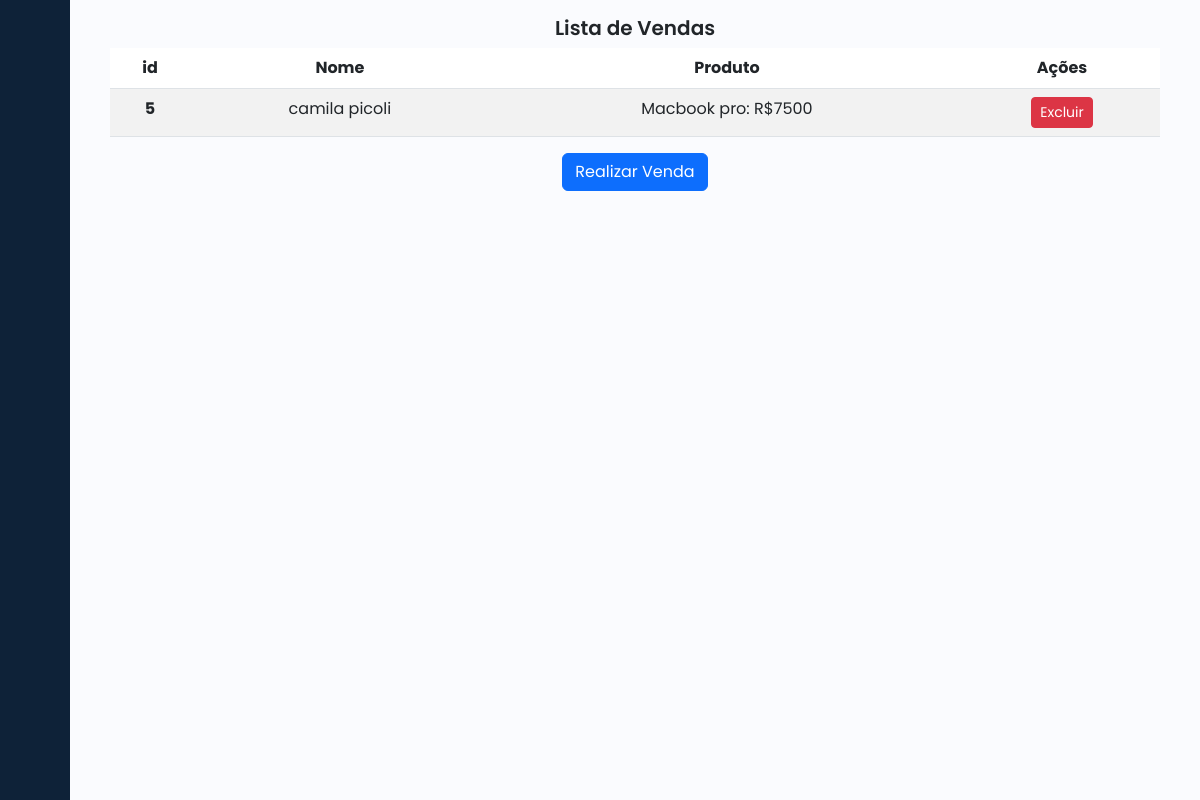
The page /vendas on the database as committed earlier.
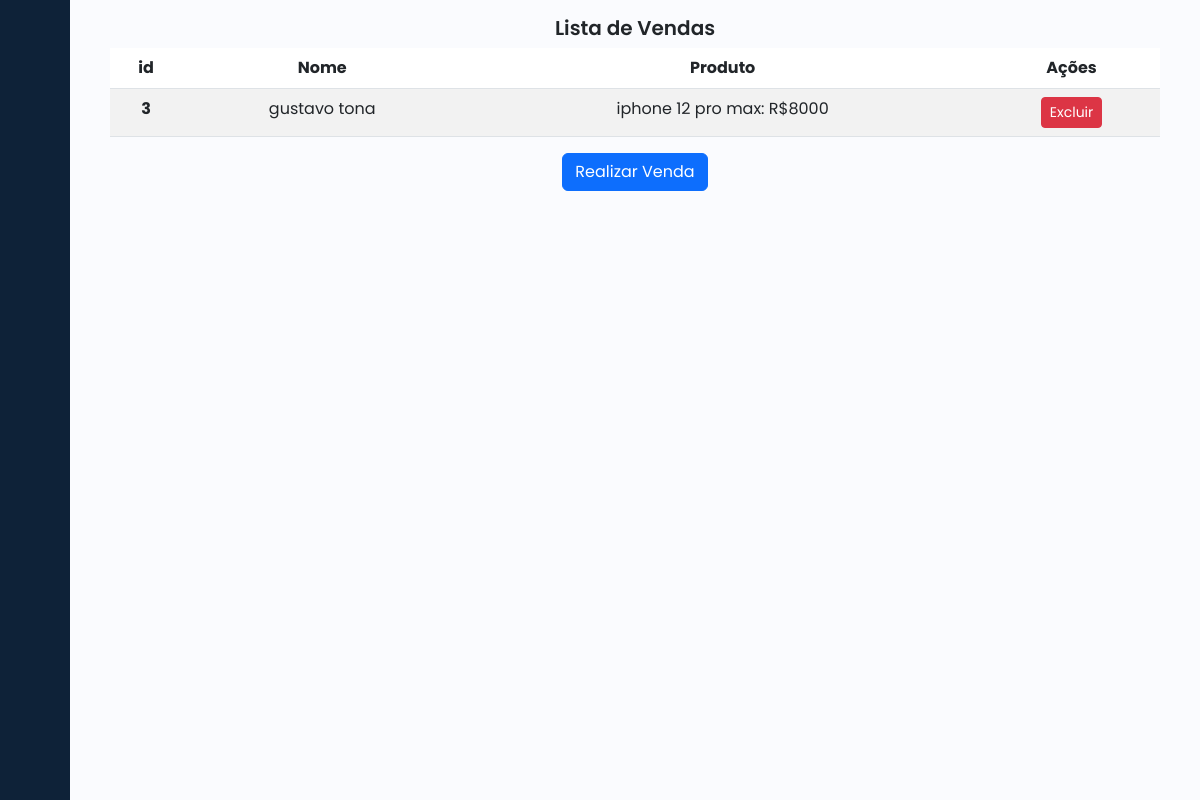
The same page on the database as committed later.
### vendas/models.py (models this page shows)
class Venda(models.Model):
     cliente = models.CharField(
          max_length=50
          )
     produto = models.CharField(
          max_length=50
          )
     cliente = models.ForeignKey(Cliente, on_delete=models.CASCADE)
     produto = models.ForeignKey(Produto, on_delete=models.CASCADE)
     preco = models.DecimalField(max_digits=10, decimal_places=2, default=0)

### clientes/models.py (models this page shows)
class Cliente(models.Model): #classe cliente, precisamos especificar o que tem dentro
    primeiro_nome = models.CharField(
        max_length=50,
        null=False,
        blank=False
        )
    sobrenome = models.CharField(
        max_length=50,
        null=False,
        blank=False
        )
    nascimento = models.CharField(
        max_length=8,
        null=False,
        blank=False
        )
    cpf = models.CharField(
        max_length=11,
        null=False,
        blank=False
        )
    telefone = models.CharField(
        max_length=9,
        null=False,
        blank=False
        )
    endereco = models.CharField(
        max_length=50,
        null=False,
        blank=False
        )
    registrado_em = models.DateField(
        auto_now_add=True,
        null=False,
        blank=False
        )
    def __str__(self):
        return f"{self.primeiro_nome} {self.sobrenome}"

### produtos/models.py (models this page shows)
class Produto(models.Model):
    name = models.CharField(
        verbose_name="Produto",
        max_length=50, #quantia max de caracter
        null=False, #nao pode valores nulos
        blank= False, #nao pode deixar o espço em branco
        )
    created_at = models.DateTimeField(
         verbose_name="Data de registro",
         auto_now_add=True, #registrar automatico a hora que foi adicionad o
         null=False,
         blank=False,
      )
    quantidade = models.CharField(
        verbose_name="Quantidade",
        max_length=5, #quantia max de caracter
        null=True, #nao pode valores nulos
        blank= True, #nao pode deixar o espço em branco
    )
    preco = models.IntegerField(
        verbose_name="Preço",
        max_length=50, #quantia max de caracter
        null=False, #nao pode valores nulos
        blank= False, #nao pode deixar o espço em branco
    )
    def __str__(self):
        return f"{self.name}: R${self.preco}"

### vendas/views.py (the view)
# urls.py: path("vendas", VendaListView.as_view(), name="venda_list"),
class VendaListView(ListView):
    model = Venda

### vendas/templates/vendas/venda_list.html (shortened to what this page needs)
{% extends "base.html" %}
{% block content %}
<main class="container">
  <h1>Lista de Vendas</h1>
  <table class="table table-striped">
    <thead>
      <tr>
        <th scope="col">id</th>
        <th scope="col">Nome</th>
        <th scope="col">Produto</th>
        <th scope="col">Ações</th>
      </tr>
    </thead>
    <tbody>
      {% for venda in venda_list %}
        <tr>
        <th scope="row">{{venda.pk}}</th>
        <td scope="row">{{venda.cliente}}</td>
        <td scope="row">{{venda.produto}}</td>
        <td>
          <a href="{% url "venda_delete" pk=venda.pk %}" class="btn btn-danger btn-sm">Excluir</a>
        </td>
       </tr>
      {% endfor %}
    </tbody>
  </table>
        <a href="{% url "vendas_create" %}" class="btn btn-primary">Realizar Venda</a>
</main>
{% endblock content %}

Rows that differ between the two databases and show on the page:
removed Venda: pk "5", cliente "camila picoli", produto "Macbook pro: R$7500"
added Venda: pk "3", cliente "gustavo tona", produto "iphone 12 pro max: R$8000"
